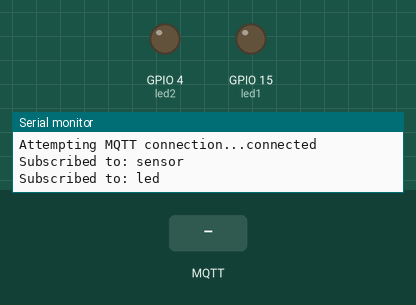
Recording of a sketch running on a simulated ESP32. Parts: output pins drawn as LEDs (lit = HIGH), the last lines printed to the serial monitor. The inputs (shaded band) are chosen by the test bench. WiFi joins after 1.5 s; servers stay silent unless stated; no MQTT or app messages arrive unless stated.

Above: at 2.7 s.
2.8 s: MQTT message "all_on" arrives on the first subscribed topic
At 3.6 s:
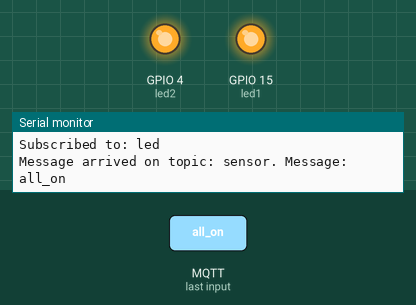
5.8 s: MQTT message "all_off" arrives on the first subscribed topic
At 7.0 s:
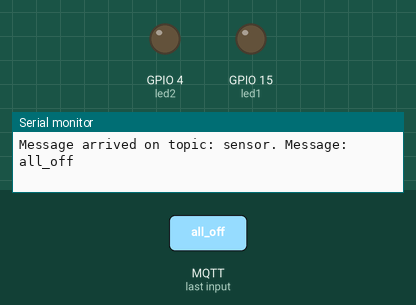
Timing chart, 0 to 8.8 s (numbered marks = the images above; inputs shaded):
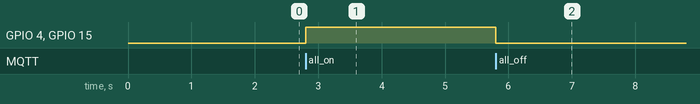

Measured:
- after the input at 2.8 s, GPIO 4 (led2), GPIO 15 (led1): LOW → HIGH at once
- after the input at 5.8 s, GPIO 4 (led2), GPIO 15 (led1): HIGH → LOW at once

The sketch:

ESP4.ino
```cpp
#include <WiFi.h>
#include <PubSubClient.h>
#include <ArduinoJson.h>
#include <HardwareSerial.h>

#define led1 15
#define led2 4

HardwareSerial mySerial(2);  // UART2 (RX2: GPIO16, TX2: GPIO17)

const char* ssid = "Redmi 10";
const char* password = "05102003";
const char* mqtt_server = "192.168.180.26";
const int mqtt_port = 1885;
const char* mqtt_username = "qwer";
const char* mqtt_password = "123";
const char* mqtt_topics[] = {"sensor", "led"};

WiFiClient espClient;
PubSubClient client(espClient);

unsigned long lastMsgTime = 0;
const long interval = 10000;

void setup_wifi() {
    Serial.println();
    Serial.print("Connecting to ");
    Serial.println(ssid);
    WiFi.begin(ssid, password);

    int attempts = 0;
    while (WiFi.status() != WL_CONNECTED && attempts < 20) {
        delay(500);
        Serial.print(".");
        attempts++;
    }

    if (WiFi.status() != WL_CONNECTED) {
        Serial.println("Failed to connect to WiFi.");
        return;
    }
    Serial.println("\nWiFi connected");
    Serial.print("IP address: ");
    Serial.println(WiFi.localIP());
}

void callback(char* topic, byte* message, unsigned int length) {
    Serial.print("Message arrived on topic: ");
    Serial.print(topic);
    Serial.print(". Message: ");
    String messageTemp;

    for (int i = 0; i < length; i++) {
        messageTemp += (char)message[i];
    }
    Serial.println(messageTemp);

    if (messageTemp == "all_on") {
        digitalWrite(led1, HIGH);
        digitalWrite(led2, HIGH);
        return;
    }
    if (messageTemp == "all_off") {
        digitalWrite(led1, LOW);
        digitalWrite(led2, LOW);
        return;
    }

    StaticJsonDocument<300> doc;
    DeserializationError error = deserializeJson(doc, messageTemp);
    if (error) {
        Serial.print("deserializeJson() failed: ");
        Serial.println(error.f_str());
        return;
    }

    if (doc.containsKey("led1")) {
        const char* led1State = doc["led1"];
        digitalWrite(led1, strcmp(led1State, "on") == 0 ? HIGH : LOW);
    }

    if (doc.containsKey("led2")) {
        const char* led2State = doc["led2"];
        digitalWrite(led2, strcmp(led2State, "on") == 0 ? HIGH : LOW);
    }
}

void reconnect() {
    while (!client.connected()) {
        Serial.print("Attempting MQTT connection...");
        if (client.connect("ESP32Client", mqtt_username, mqtt_password)) {
            Serial.println("connected");
            for (int i = 0; i < 2; i++) {
                client.subscribe(mqtt_topics[i]);
                Serial.print("Subscribed to: ");
                Serial.println(mqtt_topics[i]);
            }
        } else {
            Serial.print("failed, rc=");
            Serial.print(client.state());
            Serial.println(" try again in 5 seconds");
            delay(5000);
        }
    }
}

void setup() {
    Serial.begin(115200);
    mySerial.begin(9600, SERIAL_8N1, 16, 17);  // UART2 với RX2 = 16, TX2 = 17
    pinMode(led1, OUTPUT);
    pinMode(led2, OUTPUT);

    setup_wifi();
    client.setServer(mqtt_server, mqtt_port);
    client.setCallback(callback);
}

void sendSensorData(String sensorData) {
    StaticJsonDocument<200> doc;

    // Tách dữ liệu dựa trên dấu phẩy
    int firstComma = sensorData.indexOf(',');
    int secondComma = sensorData.indexOf(',', firstComma + 1);

    if (firstComma == -1 || secondComma == -1) {
        Serial.println("Invalid sensor data format!");
        return;
    }

    String temperatureStr = sensorData.substring(0, firstComma);
    String humidityStr = sensorData.substring(firstComma + 1, secondComma);
    String lightStr = sensorData.substring(secondComma + 1);
    doc["temperature"] = temperatureStr;
    doc["humidity"] = humidityStr;
    doc["light"] = lightStr;

    char jsonBuffer[200];
    serializeJson(doc, jsonBuffer);

    client.publish("sensor", jsonBuffer);
    Serial.print("Published: ");
    Serial.println(jsonBuffer);
}


void loop() {
    if (!client.connected()) {
        reconnect();
    }
    client.loop();

    if (mySerial.available()) {
        String receivedData = mySerial.readStringUntil('\n');  // Đọc dữ liệu từ UART
        receivedData.trim();  // Loại bỏ ký tự xuống dòng hoặc khoảng trắng
        if (receivedData.length() > 0) {
            Serial.print("Received from UART: ");
            Serial.println(receivedData);
            sendSensorData(receivedData);
        }
    }

    unsigned long now = millis();
    if (now - lastMsgTime > interval) {
        lastMsgTime = now;
        sendSensorData("No new data");
    }
}
```
